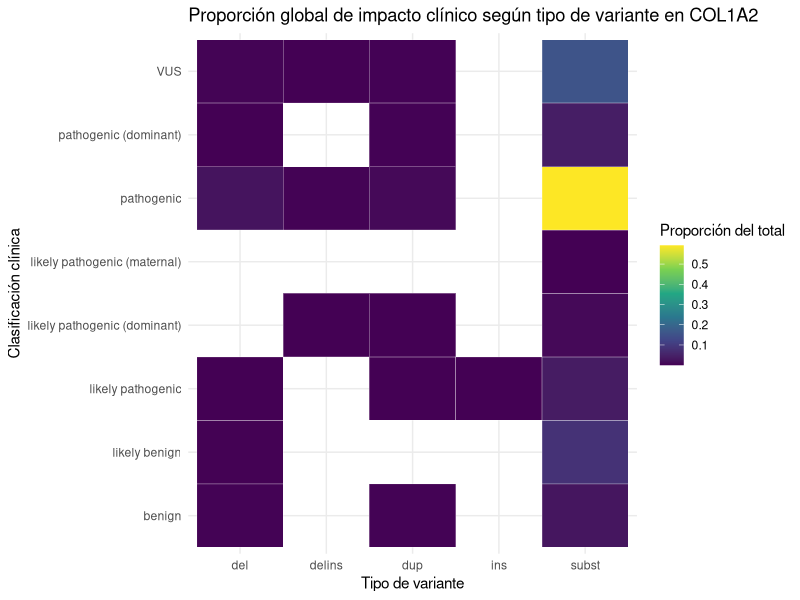

Here is the R script that generated this plot:

# Visualización 3 - Heatmap por proporción global: tipo de variante vs impacto clínico


library(readxl)
library(dplyr)
library(ggplot2)

# Leer Excel: 
# df <- read_excel("C:/Users/iizas/OneDrive/Escritorio/Master Ciencia de datos/Visualizacion de datos/PR1/PR1_dataset.xlsx")
df <- read_excel("PR1_dataset.xlsx") #path relativo

# Leer columnas relevantes
df$type <- as.factor(df$type)
df$Clinical <- df$`VariantOnGenome/ClinicalClassification`

# Filtrar valores validos
df_plot <- df %>%
  filter(!is.na(type)) %>%
  filter(!is.na(Clinical))

# Contar combinaciones
count_df <- df_plot %>%
  group_by(type, Clinical) %>%
  summarise(n = n(), .groups = "drop")

# Calcular proporción sobre TODO el dataset
total_variants <- sum(count_df$n)

count_df <- count_df %>%
  mutate(prop_global = n / total_variants)

# Heatmap por proporción global
ggplot(count_df, aes(x = type, y = Clinical, fill = prop_global)) +
  geom_tile(color = "white") +
  scale_fill_viridis_c(name = "Proporción del total") +
  labs(
    x = "Tipo de variante",
    y = "Clasificación clínica",
    title = "Proporción global de impacto clínico según tipo de variante en COL1A2"
  ) +
  theme_minimal()


